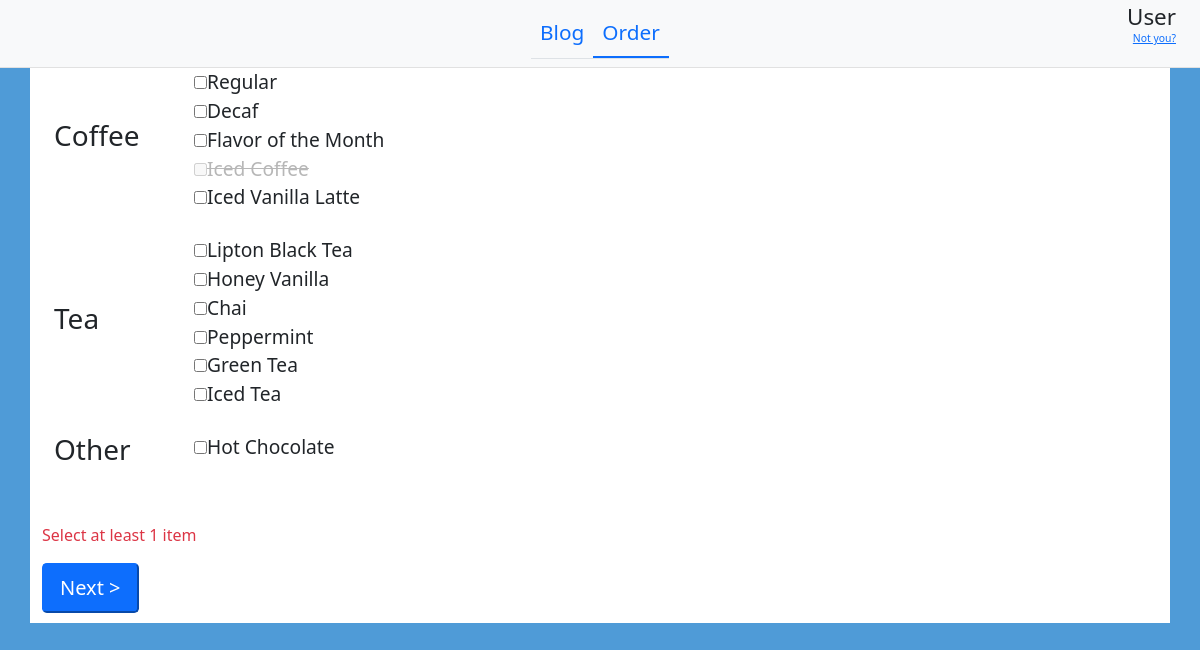
The page /order.php (signed in) on the database its author committed.
### tables this page shows
CREATE TABLE `coffee_flavor` (
  `Prim` int(2) NOT NULL,
  `Name` varchar(50) NOT NULL,
  `Enabled` tinyint(1) NOT NULL
);

CREATE TABLE `tea_flavor` (
  `Prim` int(2) NOT NULL,
  `Name` varchar(50) NOT NULL,
  `Enabled` tinyint(1) NOT NULL
);

CREATE TABLE `misc_flavor` (
  `Prim` int(2) NOT NULL,
  `Name` varchar(50) NOT NULL,
  `Enabled` tinyint(1) NOT NULL
);

### order.php (the view, shortened to what this page needs)
<!DOCTYPE html>
<html lang="en" dir="ltr">
  <head>
    <link rel="stylesheet" href="css/master.css">
    <link href="https://cdn.jsdelivr.net/npm/bootstrap@5.0.0-beta3/dist/css/bootstrap.min.css" rel="stylesheet">
  </head>
  <?php
    if ($_SERVER['REQUEST_METHOD'] == "GET") {
      $data = array();
      if (sizeof($data) < 2) {
        $errormsg = "<p class='text-danger'>Select at least 1 item</p>";
      }
      else {
        header("Location: checkout.php?" . http_build_query($data));
        die();
      }
    }
   ?>
  <body>
    <nav class="navbar navbar-expand bg-light align-content-center justify-content-center">
      <ul class="navbar-nav nav-tabs nav-justified  align-content-center justify-content-center">
        <li class="nav-item" ><a class="nav-link" href="blog.php">Blog</a></li>
        <li class="nav-item active" ><a class="nav-link" href="#">Order</a></li>
      </ul>
      <div class="user-info">
        <h4><?php echo $_SESSION['FirstName'] . " " . $_SESSION['LastName'] ?></h4>
        <p class=""><a href="logout.php">Not you?</a></p>
      </div>
    </nav>
    <main class="container">
      <form class="" action="order.php" method="get">
        <?php
        $servername = "localhost";
        $username = "siteaccess";
        $password = "N7Y#\$Ms9cK@CD!";
        $dbname = "perchweb";
        $conn = mysqli_connect($servername, $username, $password, $dbname);
        $sql = "SELECT * FROM coffee_flavor";
        $result = mysqli_query($conn, $sql);
        echo "<div class='section_con container'>
                <h3 class='section_label'>Coffee</h3>
                <div class='section_opt'>";
        while ($row = mysqli_fetch_assoc($result)) {
          echo "<input id='coffee" . $row['Prim'] . "' type='checkbox' name='coffee_flavor' value='" . $row['Name'] . "'";
          if ($row['Enabled'] == 0) {
            echo " disabled ";
          }
          echo "/><label ";
          if ($row['Enabled'] == 0) {
            echo " class='disabled_label' ";
          }
          echo "for='coffee" . $row['Prim'] . "'>" . $row['Name'] . "</label>";
          echo "/><br>";
          echo "
          <script>
            $(function () {
                $('#coffee" . $row['Prim'] . "').on('click', function () {
                    $('#cnum" . $row['Prim'] . "').toggle(this.checked);
                    if (!$(this).is(':checked')) {
                        $('#cnum" . $row['Prim'] . "').val(0);
                    }
                    else $('#cnum" . $row['Prim'] . "').val(1);
                });
            });
          </script>";        }
        echo "</div></div><br>";
        $sql = "SELECT * FROM tea_flavor";
        $result = mysqli_query($conn, $sql);
        echo "<div class='section_con container'>
                <h3 class='section_label'>Tea</h3>
                <div class='section_opt'>";
        while ($row = mysqli_fetch_assoc($result)) {
          echo "<input id='tea" . $row['Prim'] . "' type='checkbox' name='tea_flavor' value='" . $row['Name'] . "'";
          if ($row['Enabled'] == 0) {
            echo " disabled ";
          }
          echo "/><label ";
          if ($row['Enabled'] == 0) {
            echo " class='disabled_label' ";
          }
          echo "for='tea" . $row['Prim'] . "'>" . $row['Name'] . "</label>";
          echo "/><br>";
        }
        echo "</div></div><br>";
        $sql = "SELECT * FROM misc_flavor";
        $result = mysqli_query($conn, $sql);
        echo "<div class='section_con container'>
                <h3 class='section_label'>Other</h3>
                <div class='section_opt'>";
        while ($row = mysqli_fetch_assoc($result)) {
          echo "<input id='misc" . $row['Prim'] . "' type='checkbox' name='misc_flavor' value='" . $row['Name'] . "'";
          if ($row['Enabled'] == 0) {
            echo " disabled ";
          }
          echo "/><label ";
          if ($row['Enabled'] == 0) {
            echo " class='disabled_label' ";
          }
          echo "for='misc" . $row['Prim'] . "'>" . $row['Name'] . "</label>";
          echo "/><br>";
        }
        echo "</div></div>";
        ?>
        <br><br>
        <?php if (isset($errormsg)) echo $errormsg; ?>
        <input class="btn-primary btn-lg" type="submit" name="" value="Next >">
        <br>
      </form>
    </main>
  </body>
</html>

### css/master.css (style rules this page uses)
.navbar { border-bottom: .1px solid #E1E1E1; }
.nav-link { font-size: 130%; }
.active { border-bottom: 2px solid #0d6efd !important; }
.user-info { position: absolute; right: 0; margin-right: 2%; margin-bottom: 0; }
.user-info h4 { font-size: 140%; margin-bottom: 0; }
.user-info p { font-size: 65%; float: right; }
body { background-color: #4F9BD7 !important; }
main { width: 500px; background-color: #FFF; }
.section_con { display: flex; flex-direction: row; align-content: center; align-items: baseline; justify-content: flex-start; }
.section_label { align-self: center; width: 100px; }
.section_opt { padding-left: 40px; font-size: 120%; }
.disabled_label { color: #B7B7B7; text-decoration: line-through; }
form input[type="submit"] { margin-bottom: 10px; }
form { margin-bottom: 3vh; }

### rows shown on the page
coffee_flavor: Name "Regular"
coffee_flavor: Name "Decaf"
coffee_flavor: Name "Flavor of the Month"
coffee_flavor: Name "Iced Coffee"
coffee_flavor: Name "Iced Vanilla Latte"
tea_flavor: Name "Lipton Black Tea"
tea_flavor: Name "Honey Vanilla"
tea_flavor: Name "Chai"
tea_flavor: Name "Peppermint"
tea_flavor: Name "Green Tea"
tea_flavor: Name "Iced Tea"
misc_flavor: Name "Hot Chocolate"

### other values the page prints
$_SESSION['FirstName'] "User"
